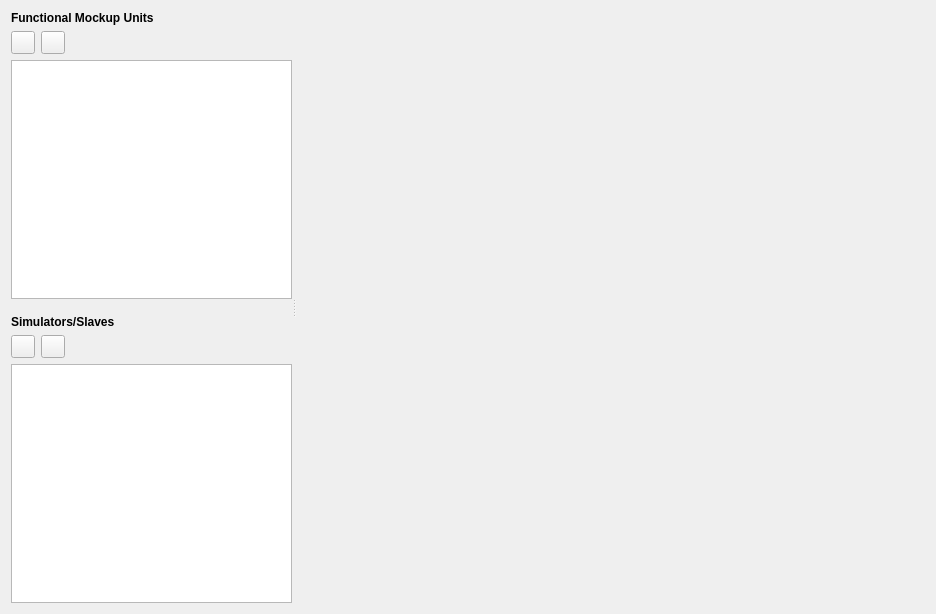
<?xml version="1.0" encoding="UTF-8"?>
<ui version="4.0">
 <class>MSIMViewSlaves</class>
 <widget class="QWidget" name="MSIMViewSlaves">
  <property name="geometry">
   <rect>
    <x>0</x>
    <y>0</y>
    <width>936</width>
    <height>614</height>
   </rect>
  </property>
  <property name="windowTitle">
   <string>Form</string>
  </property>
  <layout class="QVBoxLayout" name="verticalLayout">
   <item>
    <widget class="QSplitter" name="splitter">
     <property name="orientation">
      <enum>Qt::Horizontal</enum>
     </property>
     <widget class="QWidget" name="">
      <layout class="QGridLayout" name="gridLayout">
       <item row="4" column="0" colspan="3">
        <widget class="QLabel" name="label_2">
         <property name="font">
          <font>
           <weight>75</weight>
           <bold>true</bold>
          </font>
         </property>
         <property name="text">
          <string>Simulators/Slaves</string>
         </property>
        </widget>
       </item>
       <item row="0" column="0" colspan="3">
        <widget class="QLabel" name="label">
         <property name="font">
          <font>
           <weight>75</weight>
           <bold>true</bold>
          </font>
         </property>
         <property name="text">
          <string>Functional Mockup Units</string>
         </property>
        </widget>
       </item>
       <item row="5" column="0">
        <widget class="QToolButton" name="toolButtonAddSlave">
         <property name="icon">
          <iconset resource="../resources/MasterSimulator.qrc">
           <normaloff>:/gfx/actions/24x24/plus.png</normaloff>:/gfx/actions/24x24/plus.png</iconset>
         </property>
         <property name="iconSize">
          <size>
           <width>16</width>
           <height>16</height>
          </size>
         </property>
        </widget>
       </item>
       <item row="5" column="1">
        <widget class="QToolButton" name="toolButtonRemoveSlave">
         <property name="icon">
          <iconset resource="../resources/MasterSimulator.qrc">
           <normaloff>:/gfx/actions/24x24/minus.png</normaloff>:/gfx/actions/24x24/minus.png</iconset>
         </property>
         <property name="iconSize">
          <size>
           <width>16</width>
           <height>16</height>
          </size>
         </property>
        </widget>
       </item>
       <item row="5" column="2">
        <spacer name="horizontalSpacer_2">
         <property name="orientation">
          <enum>Qt::Horizontal</enum>
         </property>
         <property name="sizeHint" stdset="0">
          <size>
           <width>221</width>
           <height>20</height>
          </size>
         </property>
        </spacer>
       </item>
       <item row="2" column="0" colspan="3">
        <widget class="QTableWidget" name="tableWidgetFMUs"/>
       </item>
       <item row="6" column="0" colspan="3">
        <widget class="QTableWidget" name="tableWidgetSlaves"/>
       </item>
       <item row="1" column="1">
        <widget class="QToolButton" name="toolButtonRemoveFMU">
         <property name="icon">
          <iconset resource="../resources/MasterSimulator.qrc">
           <normaloff>:/gfx/actions/24x24/minus.png</normaloff>:/gfx/actions/24x24/minus.png</iconset>
         </property>
         <property name="iconSize">
          <size>
           <width>16</width>
           <height>16</height>
          </size>
         </property>
        </widget>
       </item>
       <item row="1" column="0">
        <widget class="QToolButton" name="toolButtonAddFMU">
         <property name="icon">
          <iconset resource="../resources/MasterSimulator.qrc">
           <normaloff>:/gfx/actions/24x24/plus.png</normaloff>:/gfx/actions/24x24/plus.png</iconset>
         </property>
         <property name="iconSize">
          <size>
           <width>16</width>
           <height>16</height>
          </size>
         </property>
        </widget>
       </item>
       <item row="1" column="2">
        <spacer name="horizontalSpacer">
         <property name="orientation">
          <enum>Qt::Horizontal</enum>
         </property>
         <property name="sizeHint" stdset="0">
          <size>
           <width>221</width>
           <height>20</height>
          </size>
         </property>
        </spacer>
       </item>
       <item row="3" column="0">
        <spacer name="verticalSpacer">
         <property name="orientation">
          <enum>Qt::Vertical</enum>
         </property>
         <property name="sizeType">
          <enum>QSizePolicy::Fixed</enum>
         </property>
         <property name="sizeHint" stdset="0">
          <size>
           <width>20</width>
           <height>10</height>
          </size>
         </property>
        </spacer>
       </item>
      </layout>
     </widget>
     <widget class="BLOCKMOD::ZoomMeshGraphicsView" name="widget" native="true">
      <property name="sizePolicy">
       <sizepolicy hsizetype="Expanding" vsizetype="Expanding">
        <horstretch>1</horstretch>
        <verstretch>0</verstretch>
       </sizepolicy>
      </property>
     </widget>
    </widget>
   </item>
  </layout>
 </widget>
 <customwidgets>
  <customwidget>
   <class>BLOCKMOD::ZoomMeshGraphicsView</class>
   <extends>QWidget</extends>
   <header location="global">BM_ZoomMeshGraphicsView.h</header>
   <container>1</container>
  </customwidget>
 </customwidgets>
 <resources>
  <include location="../resources/MasterSimulator.qrc"/>
 </resources>
 <connections/>
</ui>
